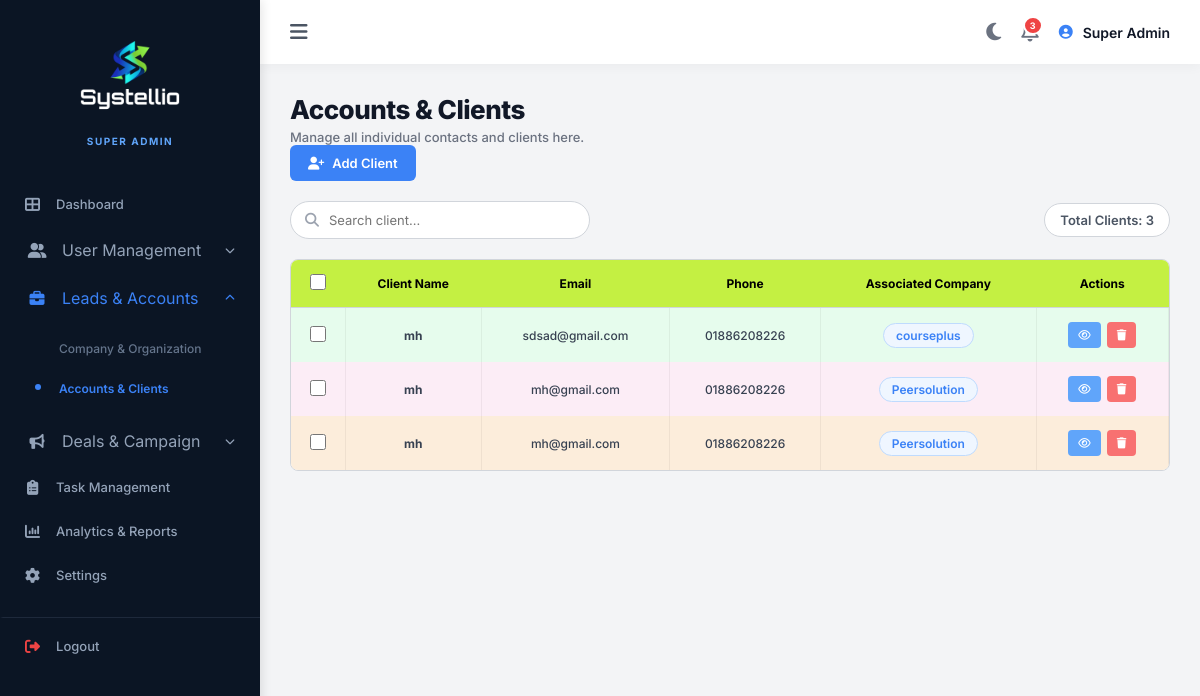
/client_list.php (signed in), run on the app's committed database.
### tables this page shows
CREATE TABLE `contacts` (
  `id` int(11) NOT NULL,
  `name` varchar(255) NOT NULL,
  `email` varchar(255) DEFAULT NULL,
  `phone` varchar(50) DEFAULT NULL,
  `designation` varchar(255) DEFAULT NULL,
  `company_id` int(11) DEFAULT NULL,
  `created_at` timestamp NOT NULL DEFAULT current_timestamp()
);

CREATE TABLE `companies` (
  `id` int(11) NOT NULL,
  `company_name` varchar(255) NOT NULL,
  `assigned_agent` varchar(255) DEFAULT 'Unassigned',
  `total_contacts` int(11) DEFAULT 0,
  `created_at` timestamp NOT NULL DEFAULT current_timestamp()
);

### client_list.php (the view, shortened to what this page needs)
<?php
@include 'config.php';
$hasClients = false;
$clientTableRows = "";
$totalClients = "0";
if(isset($conn)){
    try {
        $client_query_str = "
            SELECT contacts.*, companies.company_name
            FROM contacts
            LEFT JOIN companies ON contacts.company_id = companies.id
            ORDER BY contacts.id DESC
        ";
        $client_query = mysqli_query($conn, $client_query_str);
        if($client_query && mysqli_num_rows($client_query) > 0){
            $hasClients = true;
            $totalClients = mysqli_num_rows($client_query);
            while($row = mysqli_fetch_assoc($client_query)){
                $cl_name = htmlspecialchars($row['name']);
                $cl_email = htmlspecialchars($row['email']);
                $cl_phone = htmlspecialchars($row['phone']);
                $cl_company = htmlspecialchars($row['company_name'] ?? 'N/A');
                $cl_id = $row['id'];
                $clientTableRows .= "<tr>
                    <td><input type='checkbox' class='tbl-checkbox'></td>
                    <td><b>{$cl_name}</b></td>
                    <td>{$cl_email}</td>
                    <td>{$cl_phone}</td>
                    <td><span class='comp-contacts-pill'>{$cl_company}</span></td>
                    <td>
                        <div class='action-btns'>
                            <button class='btn-view' title='View' onclick=\"showToast('View Client Coming Soon','success')\"><i class='fa-regular fa-eye'></i></button>
                            <form method='POST' id='delete-client-{$cl_id}' style='display:inline;'>
                                <input type='hidden' name='delete_client_id' value='{$cl_id}'>
                                <input type='hidden' name='delete_client' value='1'>
                                <button type='button' class='btn-delete' onclick='confirmDelete(\"delete-client-{$cl_id}\", \"client\")' title='Delete'><i class='fa-solid fa-trash'></i></button>
                            </form>
                        </div>
                    </td>
                </tr>";
            }
        }
    } catch(mysqli_sql_exception $e) {}
}
?>
<!DOCTYPE html>
<html lang="en">
<head>
    <link rel="stylesheet" href="https://cdnjs.cloudflare.com/ajax/libs/font-awesome/6.4.0/css/all.min.css">
</head>
<body>
    <div class="sidebar" id="sidebar">
        <div class="sidebar-header">
            <img src="img/logo.png" alt="Systellio Logo" class="sidebar-logo">
            <span class="brand-role">SUPER ADMIN</span>
        </div>
        <ul class="sidebar-menu">
            <li onclick="window.location.href='super_admin_dashboard.php'"><i class="fa-solid fa-table-cells-large"></i><a href="super_admin_dashboard.php">Dashboard</a></li>
            <li class="dropdown-item" id="userMenu">
                <div class="dropdown-title" onclick="toggleSubMenu('userMenu')">
                    <div class="dropdown-title-left"><i class="fa-solid fa-user-group"></i><span>User Management</span></div>
                    <i class="fa-solid fa-chevron-down dropdown-icon"></i>
                </div>
            </li>
            <li class="dropdown-item open" id="leadsMenu">
                <div class="dropdown-title active-main" onclick="toggleSubMenu('leadsMenu')">
                    <div class="dropdown-title-left"><i class="fa-solid fa-briefcase"></i><span>Leads & Accounts</span></div>
                    <i class="fa-solid fa-chevron-down dropdown-icon" style="transform: rotate(180deg);"></i>
                </div>
                <ul class="submenu" style="display: block;">
                    <li><a href="company_list.php">Company & Organization</a></li>
                    <li class="active-sub"><a href="client_list.php">Accounts & Clients</a></li>
                </ul>
            </li>
            <li class="dropdown-item" id="dealsMenu">
                <div class="dropdown-title" onclick="toggleSubMenu('dealsMenu')">
                    <div class="dropdown-title-left"><i class="fa-solid fa-bullhorn"></i><span>Deals & Campaign</span></div>
                    <i class="fa-solid fa-chevron-down dropdown-icon"></i>
                </div>
            </li>
            <li onclick="window.location.href='#'"><i class="fa-solid fa-clipboard-list"></i><a href="#">Task Management</a></li>
            <li onclick="window.location.href='analytics_reports.php'"><i class="fa-solid fa-chart-column"></i><a href="analytics_reports.php">Analytics & Reports</a></li>
            <li onclick="window.location.href='settings.php'"><i class="fa-solid fa-gear"></i><a href="settings.php">Settings</a></li>
            <li style="margin-top: 20px; border-top: 1px solid #1e293b; padding-top: 20px;" onclick="window.location.href='logout.php'"><i class="fa-solid fa-right-from-bracket" style="color: #ef4444;"></i><a href="#">Logout</a></li>
        </ul>
    </div>
    <div class="main-content">
        <div class="top-navbar">
            <div><i class="fa-solid fa-bars toggle-btn" id="outerToggle"></i></div>
            <div class="navbar-actions">
                <i class="fa-solid fa-moon nav-icon-btn" id="darkModeToggle"></i>
                <div class="nav-icon-btn" title="Notifications" onclick="showToast('No new notifications', 'success')"><i class="fa-regular fa-bell"></i><span class="notification-badge">3</span></div>
                <div class="user-profile"><i class="fa-solid fa-circle-user" style="color: #3b82f6;"></i><span><?php echo $_SESSION['name']; ?></span></div>
            </div>
        </div>
        <div class="company-container">
            <div class="user-list-header" style="margin-bottom: 20px;">
                <div class="comp-header-title">
                    <h1>Accounts & Clients</h1>
                    <p>Manage all individual contacts and clients here.</p>
                </div>
                <div class="header-buttons">
                    <button class="btn-add-client" onclick="openModal('addClientModal')"><i class="fa-solid fa-user-plus"></i> Add Client</button>
                </div>
            </div>
            <div class="comp-toolbar">
                <div class="comp-search">
                    <i class="fa-solid fa-magnifying-glass"></i>
                    <input type="text" placeholder="Search client...">
                </div>
                <div class="comp-total">Total Clients: <?php echo (isset($hasClients) && $hasClients) ? $totalClients : "0"; ?></div>
            </div>
            <div class="table-wrapper">
                <table class="custom-table">
                    <thead>
                        <tr>
                            <th><input type="checkbox" class="tbl-checkbox" title="Select All"></th>
                            <th>Client Name</th>
                            <th>Email</th>
                            <th>Phone</th>
                            <th>Associated Company</th>
                            <th>Actions</th>
                        </tr>
                    </thead>
                    <tbody>
                        <?php if(isset($hasClients) && $hasClients): ?>
                            <?php echo $clientTableRows; ?>
                        <?php else: ?>
                            <tr><td colspan="6" style="padding: 20px; text-align: center; color: #6b7280;">No clients found. Click "Add Client" to get started.</td></tr>
                        <?php endif; ?>
                    </tbody>
                </table>
            </div>
        </div>
    </div>
</body>
</html>

### data on the page
contacts: name "mh", email "sdsad@gmail.com", phone "01886208226", company.company_name "courseplus"
contacts: name "mh", email "mh@gmail.com", phone "01886208226", company.company_name "Peersolution"
contacts: name "mh", email "mh@gmail.com", phone "01886208226", company.company_name "Peersolution"

### other printed values
$_SESSION['name'] "Super Admin"
$totalClients "3"
